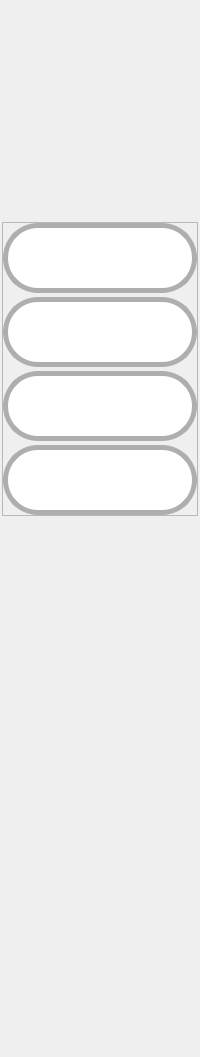
            <widget class="QWidget" name="shifts_properties_panel">
             <layout class="QVBoxLayout" name="verticalLayout_69">
              <property name="spacing">
               <number>2</number>
              </property>
              <property name="leftMargin">
               <number>2</number>
              </property>
              <property name="topMargin">
               <number>2</number>
              </property>
              <property name="rightMargin">
               <number>2</number>
              </property>
              <property name="bottomMargin">
               <number>2</number>
              </property>
              <item>
               <spacer name="verticalSpacer_19">
                <property name="orientation">
                 <enum>Qt::Vertical</enum>
                </property>
                <property name="sizeType">
                 <enum>QSizePolicy::Minimum</enum>
                </property>
                <property name="sizeHint" stdset="0">
                 <size>
                  <width>20</width>
                  <height>220</height>
                 </size>
                </property>
               </spacer>
              </item>
              <item>
               <widget class="QFrame" name="frame_54">
                <property name="sizePolicy">
                 <sizepolicy hsizetype="Preferred" vsizetype="Preferred">
                  <horstretch>0</horstretch>
                  <verstretch>0</verstretch>
                 </sizepolicy>
                </property>
                <property name="styleSheet">
                 <string notr="true"/>
                </property>
                <property name="frameShape">
                 <enum>QFrame::StyledPanel</enum>
                </property>
                <property name="frameShadow">
                 <enum>QFrame::Raised</enum>
                </property>
                <layout class="QVBoxLayout" name="verticalLayout_58">
                 <property name="spacing">
                  <number>4</number>
                 </property>
                 <property name="leftMargin">
                  <number>0</number>
                 </property>
                 <property name="topMargin">
                  <number>0</number>
                 </property>
                 <property name="rightMargin">
                  <number>0</number>
                 </property>
                 <property name="bottomMargin">
                  <number>0</number>
                 </property>
                 <item>
                  <widget class="QPushButton" name="shift_add_btn2">
                   <property name="minimumSize">
                    <size>
                     <width>70</width>
                     <height>70</height>
                    </size>
                   </property>
                   <property name="toolTip">
                    <string>Add shift</string>
                   </property>
                   <property name="styleSheet">
                    <string notr="true">QPushButton{
	border-style: solid;	
	border-width: 5px;
	border-radius:35px;
	border-color: rgb(174, 174, 174);

	padding: 10px;
	
	
	background-color: rgb(255, 255, 255);
	image: url(:/icons/icons/plus.svg);
	
}


QPushButton:hover{
	
	image: url(:/icons/icons/plus2.svg);
}
QPushButton:pressed{
	
	background-color: rgb(100, 100, 100);
	image: url(:/icons/icons/plus2.svg);
}
</string>
                   </property>
                   <property name="text">
                    <string/>
                   </property>
                   <property name="autoRepeat">
                    <bool>false</bool>
                   </property>
                  </widget>
                 </item>
                 <item>
                  <widget class="QPushButton" name="shift_remove_btn">
                   <property name="minimumSize">
                    <size>
                     <width>70</width>
                     <height>70</height>
                    </size>
                   </property>
                   <property name="toolTip">
                    <string>Remove shift</string>
                   </property>
                   <property name="styleSheet">
                    <string notr="true">QPushButton{

	border-style: solid;	
	border-width: 5px;
	border-radius:35px;
	border-color: rgb(174, 174, 174);

	padding: 10px;

	
	image: url(:/icons/icons/trash-can-with-cover.svg) ;
	background-color: rgb(255, 255, 255);
 	

	
}


QPushButton:hover{

	image: url(:/icons/icons/trash-can-with-cover.svg);
	background-color: rgb(200, 200, 200);
	
}


QPushButton:pressed{

	background-color: rgb(100, 100, 100);
	image: url(:/icons/icons/open-trash-can.svg);

}

QPushButton:disabled{
	
	background-color: rgb(142,142,142);
}
</string>
                   </property>
                   <property name="text">
                    <string/>
                   </property>
                  </widget>
                 </item>
                 <item>
                  <widget class="QPushButton" name="shift_start_btn">
                   <property name="minimumSize">
                    <size>
                     <width>70</width>
                     <height>70</height>
                    </size>
                   </property>
                   <property name="toolTip">
                    <string>Start shift</string>
                   </property>
                   <property name="styleSheet">
                    <string notr="true">QPushButton{

	border-style: solid;	
	border-width: 5px;
	border-radius:35px;
	border-color: rgb(174, 174, 174);

	padding: 10px;

	
	image: url(:/icons/icons/start1.png);
	background-color: rgb(255, 255, 255);

}

QPushButton:hover{

	image: url(:/icons/icons/start2.png);
}

QPushButton:pressed{

	background-color: rgb(100, 100, 100);
	image: url(:/icons/icons/start2.png);

}

</string>
                   </property>
                   <property name="text">
                    <string/>
                   </property>
                  </widget>
                 </item>
                 <item>
                  <widget class="QPushButton" name="shift_stop_btn">
                   <property name="minimumSize">
                    <size>
                     <width>70</width>
                     <height>70</height>
                    </size>
                   </property>
                   <property name="styleSheet">
                    <string notr="true">QPushButton{

	border-style: solid;	
	border-width: 5px;
	border-radius:35px;
	border-color: rgb(174, 174, 174);

	padding: 10px;

	
	image: url(:/icons/icons/stop1.png);
	background-color: rgb(255, 255, 255);
 	

	
}


QPushButton:hover{

	image: url(:/icons/icons/stop2.png);
}


QPushButton:pressed{

	background-color: rgb(100, 100, 100);
	image: url(:/icons/icons/stop2.png);

}

</string>
                   </property>
                   <property name="text">
                    <string/>
                   </property>
                  </widget>
                 </item>
                </layout>
               </widget>
              </item>
              <item>
               <spacer name="verticalSpacer_20">
                <property name="orientation">
                 <enum>Qt::Vertical</enum>
                </property>
                <property name="sizeHint" stdset="0">
                 <size>
                  <width>20</width>
                  <height>539</height>
                 </size>
                </property>
               </spacer>
              </item>
             </layout>
            </widget>
